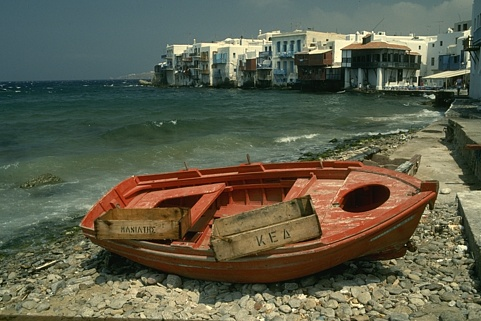
//> input picture HW2_images/Boat.jpg, 481 x 321 px
$ ./p1b HW2_images/Boat.jpg out.png   (built with g++ and OpenCV 4)
//> lines starting //> are read from the running program, lines starting //| are printed output that depends on the picture
#include <opencv2/core.hpp>
#include <opencv2/highgui.hpp>
#include <opencv2/imgproc.hpp>
#include <iostream>
#include <stdio.h>
#include <stdlib.h>

using namespace cv;
using namespace std;

int main(int argc, char** argv) {
    if (argc != 3) {
        cout << "error: inputfile + outputfile" << endl;
        return -1;
    }

    // read filenames
    char* inputFile = argv[1];
    char* outputFile = argv[2];

    Mat img = imread(inputFile, IMREAD_GRAYSCALE);
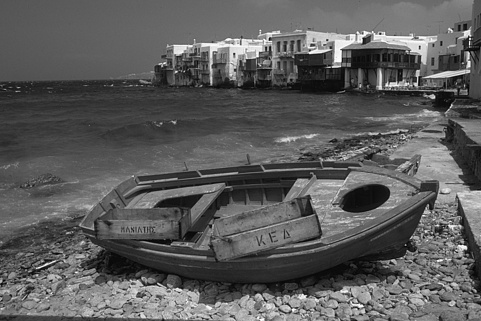
//> img: 321 rows x 481 cols, CV_8UC1; min 0, max 255, mean 92

    if(img.empty()) {
        cout << "cannot open file " << inputFile << endl;
        return -1;
    }

    Mat edges;

    // use canny
    Canny(img, edges, 100, 250);
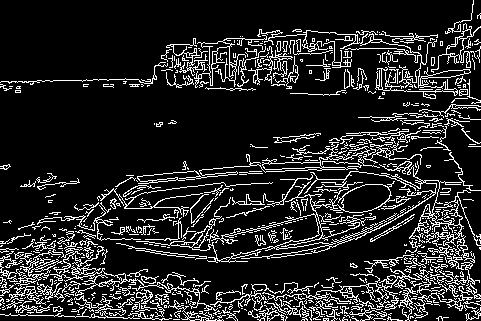
//> edges: 321 rows x 481 cols, CV_8UC1; 14.6% white in thin lines or dots

    bool isSuccess = imwrite(outputFile, edges);
    if (!isSuccess) {
        cout << "fail to save: " << outputFile << endl;
        return -1;
    }

    cout << "process success, save to: " << outputFile << endl;

    return 0;
}
